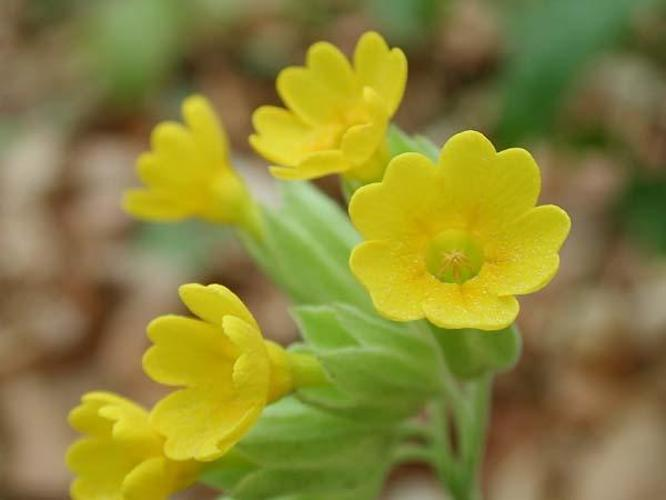
#> input picture Deploy/image_1042.jpg, 666 x 500 px
$ jupyter execute --allow-errors ConvNet.ipynb   (older library calls are emulated)
#> lines starting #> are read from the running program, lines starting #| are printed output that depends on the picture
[cell 1]
import sys
import os
import math
import time
import numpy as np
from PIL import Image
import cv2
import pynq
import scipy.misc
from IPython.display import display

#> (a cell that did not finish here is left out)

[cell 3]
img = cv2.imread("image_1042.jpg")
#> img is the input picture: shape (500, 666, 3); mean B, G, R 55.1, 132.5, 138.4
img = cv2.cvtColor(img, cv2.COLOR_BGR2RGB)
img = cv2.resize(img, (160, 160))
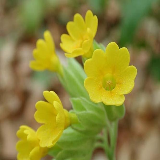
#> img: shape (160, 160, 3); mean R, G, B 138.3, 132.4, 55
display(scipy.misc.toimage(img ))
